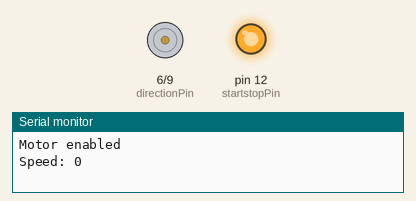
This sketch was run on a simulated Arduino Uno, built with avr-gcc and run on an emulated ATmega328P. On the bench: direction and speed pins drawn as motors (green arrow = direction pin HIGH = forward, orange = LOW = backward, longer = more drive), output pins drawn as LEDs (lit = HIGH), the last lines printed to the serial monitor.

Above: at 0.1 s.
At 39.1 s:
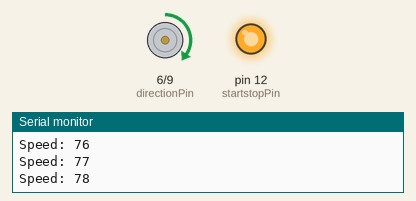
Timing chart, 0 to 40.0 s (numbered marks = the images above):
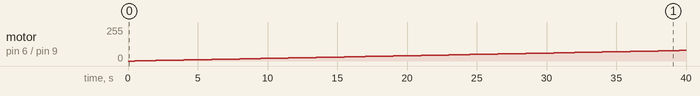

Measured:
- by itself, motor on pin 6 (directionPin) / pin 9 (pwmPin): moves from stopped to forward 79/255 over 39.0 s

The sketch:

motor.ino
```cpp
const int pwmPin = 9;           // PWM pin for motor speed control
const int directionPin = 6;     // Direction pin for motor control
const int startstopPin = 12;    // Pin for motor enable/disable

void setup() {
    Serial.begin(9600);
    pinMode(pwmPin, OUTPUT);
    pinMode(directionPin, OUTPUT);
    pinMode(startstopPin, OUTPUT);

    // Enable the motor
    digitalWrite(startstopPin, HIGH);
    Serial.println("Motor enabled");
}

void loop() {

  int speed = 0;

  for (int i = 0; i < 255; i++) {
    digitalWrite(directionPin, HIGH);
    analogWrite(pwmPin, i);
    Serial.print("Speed: ");
    Serial.println(i);
    delay(500);
  }


  // // Spin the motor in one direction at max speed
  // digitalWrite(directionPin, HIGH); // Set direction to forward
  // Serial.println("Motor spinning forward at max speed");
  // analogWrite(pwmPin, 175);         // Max speed (100% duty cycle)
  // delay(5000);                      // Run for 5 seconds

  // // // Stop the motor briefly before switching directions
  // // Serial.println("Stopping motor briefly");
  // // analogWrite(pwmPin, 0);           // Stop motor
  // // delay(200);                       // Brief delay (0.2 seconds)

  // // Spin the motor in the opposite direction at max speed
  // digitalWrite(directionPin, LOW);  // Set direction to reverse
  // Serial.println("Motor spinning in reverse at max speed");
  // analogWrite(pwmPin, 175);         // Max speed (100% duty cycle)
  // delay(5000);                      // Run for 5 seconds

  // // Stop the motor briefly before switching directions
  // Serial.println("Stopping motor briefly");
  // analogWrite(pwmPin, 0);           // Stop motor
  // delay(200);                       // Brief delay (0.2 seconds)
}
```
